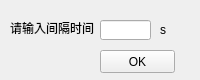
<?xml version="1.0" encoding="UTF-8"?>
<ui version="4.0">
 <class>chooseDistanceTime</class>
 <widget class="QWidget" name="chooseDistanceTime">
  <property name="geometry">
   <rect>
    <x>0</x>
    <y>0</y>
    <width>200</width>
    <height>80</height>
   </rect>
  </property>
  <property name="windowTitle">
   <string>Tips：1000 = 1s</string>
  </property>
  <widget class="QLabel" name="label">
   <property name="geometry">
    <rect>
     <x>10</x>
     <y>20</y>
     <width>91</width>
     <height>16</height>
    </rect>
   </property>
   <property name="text">
    <string>请输入间隔时间</string>
   </property>
  </widget>
  <widget class="QLineEdit" name="distanceTime">
   <property name="geometry">
    <rect>
     <x>100</x>
     <y>20</y>
     <width>51</width>
     <height>20</height>
    </rect>
   </property>
   <property name="text">
    <string/>
   </property>
  </widget>
  <widget class="QLabel" name="label_2">
   <property name="geometry">
    <rect>
     <x>160</x>
     <y>20</y>
     <width>21</width>
     <height>20</height>
    </rect>
   </property>
   <property name="text">
    <string>s</string>
   </property>
  </widget>
  <widget class="QPushButton" name="OK">
   <property name="geometry">
    <rect>
     <x>100</x>
     <y>50</y>
     <width>75</width>
     <height>23</height>
    </rect>
   </property>
   <property name="text">
    <string>OK</string>
   </property>
  </widget>
 </widget>
 <resources/>
 <connections/>
</ui>
